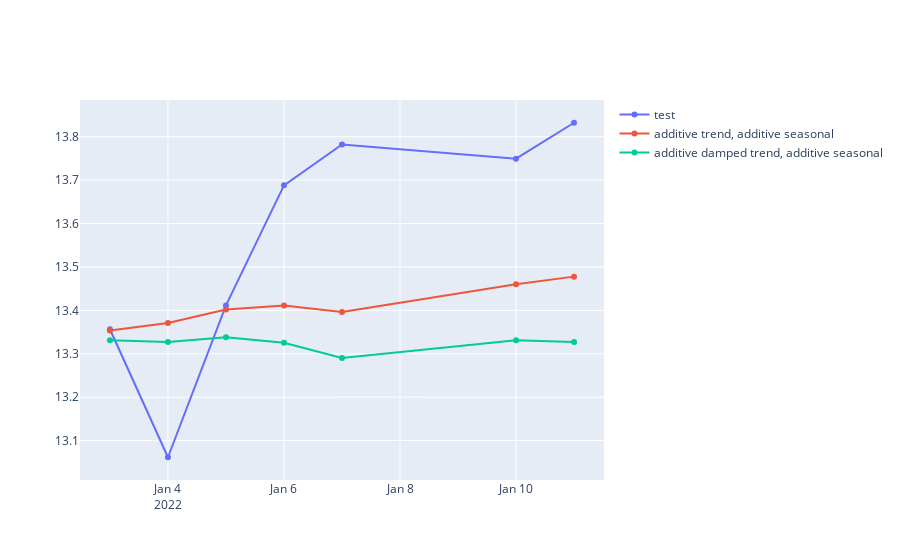

Notebook source saved alongside this figure:
### Code cell
holt_win_sea(y, train,test,seasonal_type="additive",seasonal_period=5, predict_date=predict_date)

### Figure 1 — Plotly figure (JSON) as saved in the notebook; plotly's stock layout.template omitted (floating-point values rounded to 4 significant figures)
{"data": [{"name": "test", "type": "scatter", "x": ["2022-01-03T00:00:00", "2022-01-04T00:00:00", "2022-01-05T00:00:00", "2022-01-06T00:00:00", "2022-01-07T00:00:00", "2022-01-10T00:00:00", "2022-01-11T00:00:00"], "y": [13.36, 13.06, 13.41, 13.69, 13.78, 13.75, 13.83]}, {"name": "additive trend, additive seasonal", "type": "scatter", "x": ["2022-01-03T00:00:00", "2022-01-04T00:00:00", "2022-01-05T00:00:00", "2022-01-06T00:00:00", "2022-01-07T00:00:00", "2022-01-10T00:00:00", "2022-01-11T00:00:00"], "y": [13.35, 13.37, 13.4, 13.41, 13.4, 13.46, 13.48]}, {"name": "additive damped trend, additive seasonal", "type": "scatter", "x": ["2022-01-03T00:00:00", "2022-01-04T00:00:00", "2022-01-05T00:00:00", "2022-01-06T00:00:00", "2022-01-07T00:00:00", "2022-01-10T00:00:00", "2022-01-11T00:00:00"], "y": [13.33, 13.33, 13.34, 13.33, 13.29, 13.33, 13.33]}], "layout": {}}
